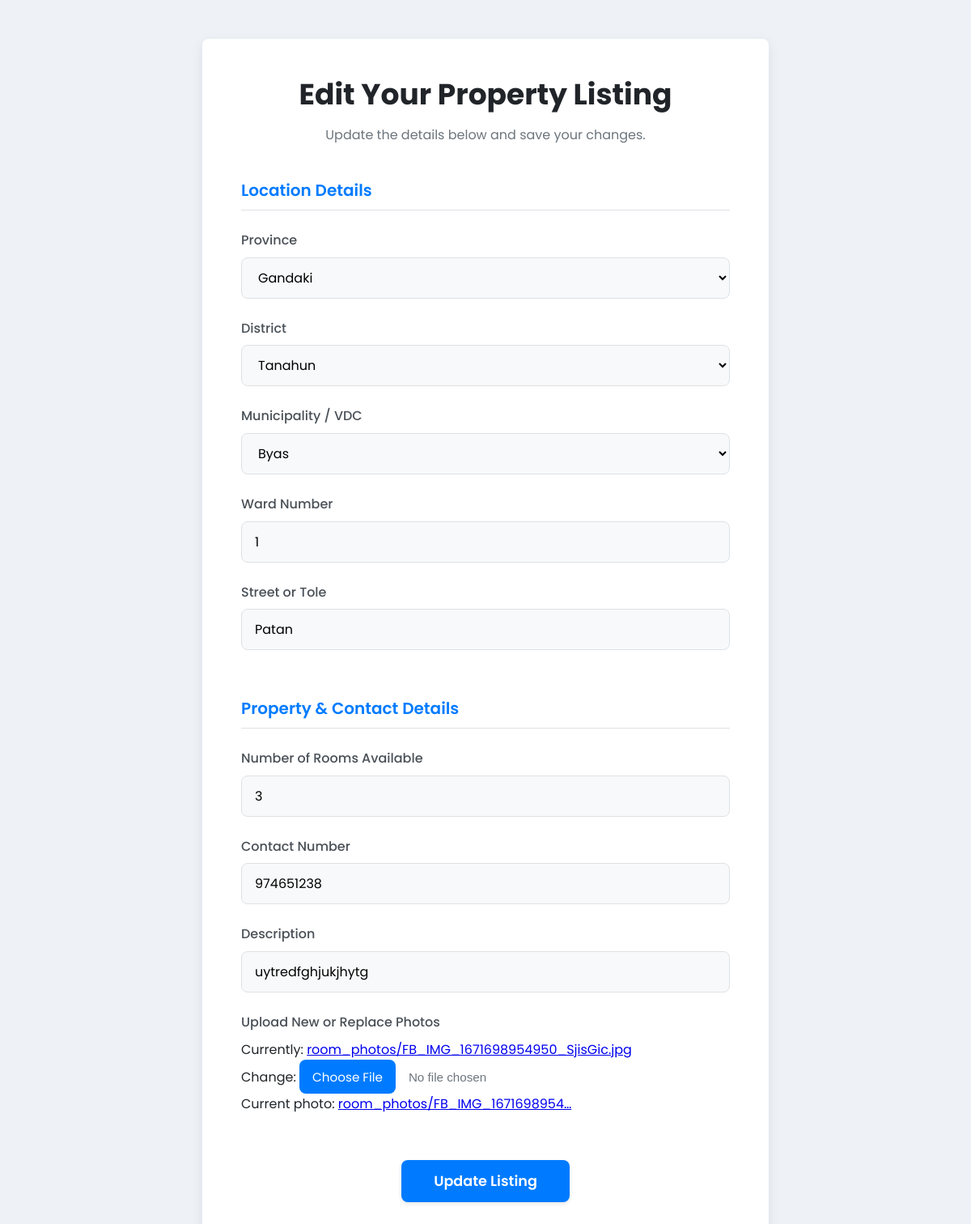
/basobasnepal/edit/1/, run on the app's committed database.
### basobasnepalapp/models.py (models this page shows, shortened)
class Room(models.Model):
    owner = models.ForeignKey(User, on_delete=models.CASCADE)
    province = models.ForeignKey(Province, on_delete=models.SET_NULL, null=True)
    district = models.ForeignKey(District, on_delete=models.SET_NULL, null=True)
    municipality = models.ForeignKey(Municipality, on_delete=models.SET_NULL, null=True)
    ward_num = models.IntegerField()
    street = models.CharField(max_length=50, null=True)
    num_of_rooms_available = models.IntegerField()
    contact_number = models.BigIntegerField()
    description = models.CharField(max_length=200)
    photos = models.ImageField(upload_to='room_photos/')

### basobasnepalapp/views.py (the view)
# urls.py: path('edit/<int:pk>/', views.edit, name='edit'),
def edit(request, pk):
    room = get_object_or_404(Room, pk=pk)
    if request.method == 'POST':
        form = RoomForm(request.POST, request.FILES, instance=room)
        if form.is_valid():
            form.save()
            return redirect('home') # Or wherever you want to redirect after success
    else:
        form = RoomForm(instance=room)
    districts = list(District.objects.values('id', 'name', 'province_id'))
    municipalities = list(Municipality.objects.values('id', 'name', 'district_id'))
    context = {
        'form': form,
        'room': room, # Pass the whole room object for easy access
        'districts_json': json.dumps(districts),
        'municipalities_json': json.dumps(municipalities),
    }
    return render(request, 'edit.html', context)

### basobasnepalapp/models.py (called while the page is built)
    def __str__(self):
        return self.name

    def __str__(self):
        return self.name

    def __str__(self):
        return self.name

### templates/edit.html (shortened to what this page needs)
<!DOCTYPE html>
<html lang="en">
<head>
    {% load static %}
    <link rel="stylesheet" href="{% static 'css/for_form.css' %}" />
</head>
<body>
    <div class="form-container">
        <div class="form-header">
            <h1>Edit Your Property Listing</h1>
            <p>Update the details below and save your changes.</p>
        </div>
        <form method="POST" enctype="multipart/form-data">
            <fieldset>
                <legend>Location Details</legend>
                <div class="form-group">
                    <label for="{{ form.province.id_for_label }}">Province</label>
                    {{ form.province }}
                </div>
                <div class="form-group">
                    <label for="{{ form.district.id_for_label }}">District</label>
                    {{ form.district }}
                </div>
                <div class="form-group">
                    <label for="{{ form.municipality.id_for_label }}">Municipality / VDC</label>
                    {{ form.municipality }}
                </div>
                <div class="form-group">
                    <label for="{{ form.ward_num.id_for_label }}">Ward Number</label>
                    {{ form.ward_num }}
                </div>
                <div class="form-group">
                    <label for="{{ form.street.id_for_label }}">Street or Tole</label>
                    {{ form.street }}
                </div>
            </fieldset>
            <fieldset>
                <legend>Property & Contact Details</legend>
                <div class="form-group">
                    <label for="{{ form.num_of_rooms_available.id_for_label }}">Number of Rooms Available</label>
                    {{ form.num_of_rooms_available }}
                </div>
                <div class="form-group">
                    <label for="{{ form.contact_number.id_for_label }}">Contact Number</label>
                    {{ form.contact_number }}
                </div>
                <div class="form-group">
                    <label for="{{ form.description.id_for_label }}">Description</label>
                    {{ form.description }}
                </div>
                <div class="form-group">
                    <label for="{{ form.photos.id_for_label }}">Upload New or Replace Photos</label>
                    {{ form.photos }}
                    {% if room.photos %}
                        <p class="current-photo-info">Current photo: <a href="{{ room.photos.url }}" target="_blank">{{ room.photos.name|truncatechars:30 }}</a></p>
                    {% endif %}
                </div>
            </fieldset>
            <div class="form-actions">
                <button type="submit" class="submit-btn">Update Listing</button>
            </div>
        </form>
    </div>
</body>
</html>

### static/css/for_form.css (style rules this page uses)
:root { --primary-color: #007bff; --primary-color-dark: #0056b3; --light-gray-color: #f8f9fa; --medium-gray-color: #dee2e6; --dark-gray-color: #6c757d; --text-color: #212529; --background-color: #eef2f7; --border-radius: 8px; --box-shadow: 0 4px 15px rgba(0, 0, 0, 0.08); }
* { box-sizing: border-box; margin: 0; padding: 0; }
body { font-family: 'Poppins', sans-serif; background-color: var(--background-color); color: var(--text-color); line-height: 1.6; display: flex; justify-content: center; align-items: center; min-height: 100vh; padding: 2rem 0; }
.form-container { background-color: #ffffff; padding: 2.5rem 3rem; border-radius: var(--border-radius); box-shadow: var(--box-shadow); width: 100%; max-width: 700px; margin: 1rem; }
.form-header { text-align: center; margin-bottom: 2.5rem; }
.form-header h1 { font-weight: 700; font-size: 2.25rem; color: var(--text-color); margin-bottom: 0.5rem; }
.form-header p { font-size: 1rem; color: var(--dark-gray-color); }
fieldset { border: none; margin-bottom: 2rem; }
legend { font-size: 1.25rem; font-weight: 600; color: var(--primary-color); margin-bottom: 1.5rem; padding-bottom: 0.5rem; width: 100%; border-bottom: 1px solid var(--medium-gray-color); }
.form-group { margin-bottom: 1.5rem; }
label { display: block; font-weight: 500; margin-bottom: 0.5rem; color: #495057; }
input[type="text"], input[type="number"], input[type="tel"], textarea, select { width: 100%; padding: 0.75rem 1rem; font-family: 'Poppins', sans-serif; font-size: 1rem; border: 1px solid var(--medium-gray-color); border-radius: var(--border-radius); background-color: var(--light-gray-color); transition: border-color 0.2s ease, box-shadow 0.2s ease; }
input[type="file"] { font-size: 0.95rem; color: var(--dark-gray-color); }
.form-actions { text-align: center; margin-top: 2rem; }
.submit-btn { background-color: var(--primary-color); color: #ffffff; font-family: 'Poppins', sans-serif; font-size: 1.1rem; font-weight: 600; border: none; padding: 0.8rem 2.5rem; border-radius: var(--border-radius); cursor: pointer; transition: background-color 0.2s ease, transform 0.2s ease; box-shadow: 0 2px 5px rgba(0, 0, 0, 0.1); }

### data on the page
Room: province "Gandaki", district "Tanahun", municipality "Byas", ward_num "1", street "Patan", num_of_rooms_available "3", contact_number "974651238", description "uytredfghjukjhytg", photos.name "room_photos/FB_IMG_1671698954…"
